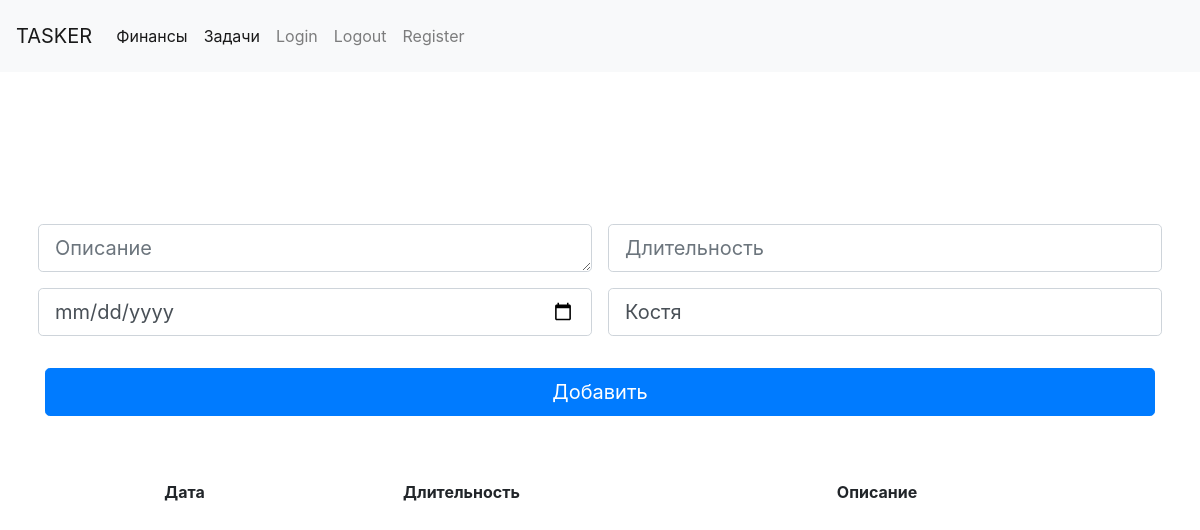
The page /tasks (signed in) on the database as committed earlier.
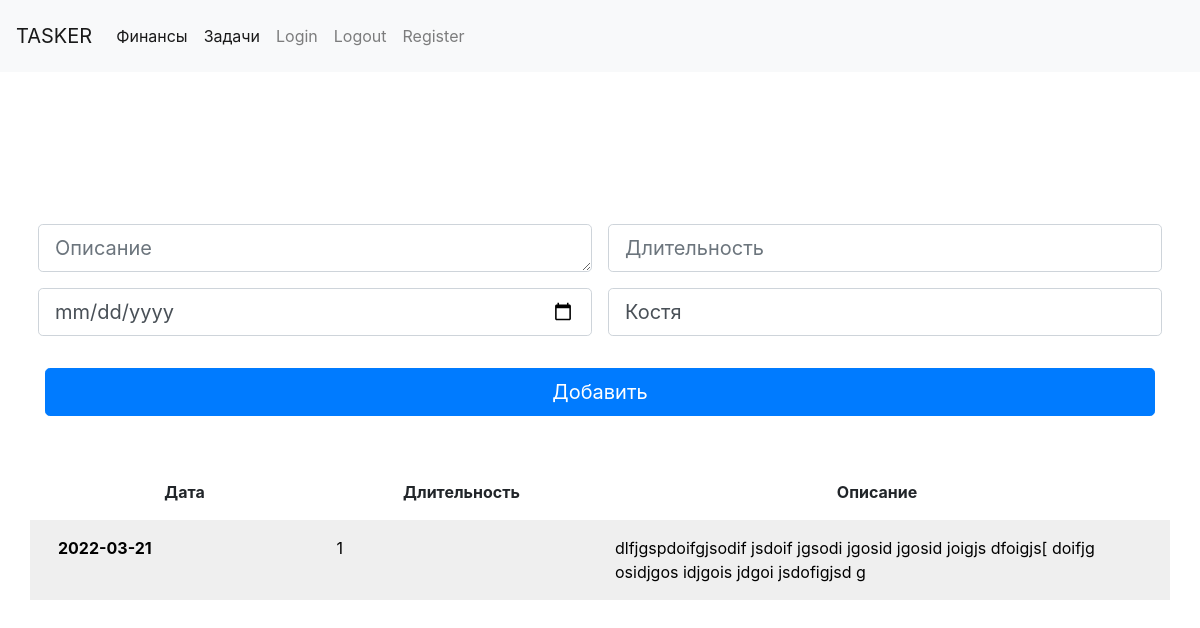
The same page on the database as committed later.
### models.py (models this page shows, shortened)
class UserModel(UserMixin, db.Model):
    __tablename__ = 'users'
    id = db.Column(db.Integer, primary_key=True)
    user_name = db.Column(db.String(100))
    password_hash = db.Column(db.String(500))
    company_id = db.Column(db.Integer, db.ForeignKey('companies.id'))

class Task(db.Model):
    __tablename__ = 'tasks'
    id = db.Column(db.Integer, primary_key=True)
    amount = db.Column(db.String(80), unique=False)
    description = db.Column(db.String(100))
    user_name = db.Column(db.String(100))
    company_id = db.Column(db.String(100))
    date = db.Column(db.String(100))

### app.py (the view, shortened to what this page needs)
@app.route('/tasks', methods=['POST', 'GET'])
@login_required
def tasks():
    if not current_user.is_authenticated:
        return redirect('/company_register')
    company_id = current_user.company_id
    print(company_id)
    user_name = current_user.user_name
    tasks = db.session.query(Task).filter_by(company_id=company_id).all()
    return render_template('tasks.html', tasks=tasks, user_name=user_name)

### models.py (called while the page is built)
@login.user_loader
def load_user(id):
    return UserModel.query.get(int(id))

### templates/tasks.html (shortened to what this page needs)
{% extends 'base.html' %}
{% block content %}
<main>
    <br>
    <div class="py-5 text-center">
    </div>
    <div class="row g-5">
        <div class="col-xs-12 col-sm-12 col-md-12 col-lg-12">
            <form class="needs-validation" action="{{url_for('tasks')}}" method="post" novalidate>
                <div class="row">
                    <div class="col-xs-12 col-sm-12 col-lg-6 p-2">
                            <textarea class="form-control form-control-lg" rows="1" cols="45"
                                      id="description" name="description"
                                      placeholder="Описание"
                                      required></textarea>
                    </div>
                    <div class="col-xs-12  col-sm-12 col-lg-6 p-2">
                        <input autofocus type="number" class="form-control form-control-lg" id="amount"
                               name="amount"
                               placeholder="Длительность" value=""
                               required>
                    </div>
                    <div class="col-xs-12 col-sm-12 col-lg-6 p-2">
                        <input type="date" class="form-control form-control-lg" id="date" name="date"
                               placeholder="Дата"
                               value="" required>
                    </div>
                    <div class="col-xs-12 col-sm-12 col-lg-6 p-2">
                        <input type="text" class="form-control form-control-lg" id="who" name="user_name"
                               placeholder="Имя"
                               value="{{user_name}}" required>
                    </div>
                </div>
                <button class="w-100 btn btn-primary btn-lg" type="submit">Добавить</button>
            </form>
            <br>
            <br>
            <div class="row p-3">
                <div class="col">
                    <b>Дата</b>
                </div>
                <div class="col">
                    <b>Длительность</b>
                </div>
                <div class="col-6">
                    <b>Описание</b>
                </div>
            </div>
            {% for p in tasks %}
            <div class="row-striped row text-left">
                <a href={{url_for('task_edit', id=p.id)}}>
                    <div class="d_hover row p-3">
                        <div class="col">
                            <b>{{p.date}}</b>
                        </div>
                        <div class="col">
                            {{p.amount}}
                        </div>
                        <div class="col-6">
                            {{p.description}}
                        </div>
                    </div>
                </a>
            </div>
            {% endfor %}
        </div>
    </div>
</main>
{% endblock %}

### templates/base.html (shortened to what this page needs)
<!DOCTYPE html>
<html>
<head>
    <link href="https://cdn.jsdelivr.net/npm/bootstrap@5.1.3/dist/css/bootstrap.min.css" rel="stylesheet"
>
    <link rel="stylesheet" href="{{url_for('static', filename='form-validation.css') }}">
    <link rel="stylesheet" href="https://stackpath.bootstrapcdn.com/bootstrap/4.1.3/css/bootstrap.min.css"
>
    <link rel="stylesheet" href="{{url_for('static', filename='style.css') }}">
</head>
<body id="body-pd" class="text-center">
<nav class="navbar navbar-expand-lg navbar-light bg-light p-3">
    <a href={{url_for('blog')}} class="navbar-brand">TASKER</a>
    <div class="collapse navbar-collapse" id="navbarNavAltMarkup">
        <div class="navbar-nav">
            <a class="nav-item nav-link active" href="{{url_for('blog')}}">Финансы</a>
            <a class="nav-item nav-link active" href="{{url_for('tasks')}}">Задачи</a>
            <a class="nav-item nav-link" href="{{url_for('login')}}">Login</a>
            <a class="nav-item nav-link" href="{{url_for('logout')}}">Logout</a>
            <a class="nav-item nav-link" href="{{url_for('user_register')}}">Register</a>
        </div>
    </div>
</nav>
<div class="container">
    {% block content %}{% endblock %}
</div>
</body>
</html>

### static/form-validation.css (style rules this page uses)
.container { max-width: 960px; }
a { text-decoration:None }

### static/style.css (style rules this page uses)
a { text-decoration:bold; color:black; }

### templates/base.html (style rules this page uses)
.row-striped:nth-of-type(even) { background-color: #EFEFEF; }

Rows that differ between the two databases and show on the page:
added Task: date "2022-03-21", amount "1", description "dlfjgspdoifgjsodif jsdoif jgsodi jgosid jgosid joigjs dfoigjs[ doifjg osidjgos idjgois jdgoi jsdofigjsd g"
